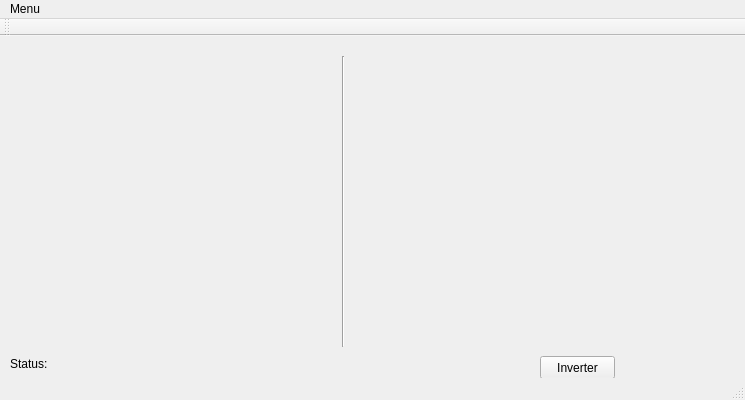
<?xml version="1.0" encoding="UTF-8"?>
<ui version="4.0">
 <class>teste5</class>
 <widget class="QMainWindow" name="teste5">
  <property name="geometry">
   <rect>
    <x>0</x>
    <y>0</y>
    <width>745</width>
    <height>400</height>
   </rect>
  </property>
  <property name="windowTitle">
   <string>teste5</string>
  </property>
  <widget class="QWidget" name="centralWidget">
   <widget class="QLabel" name="label_imagem1">
    <property name="geometry">
     <rect>
      <x>20</x>
      <y>20</y>
      <width>301</width>
      <height>271</height>
     </rect>
    </property>
    <property name="text">
     <string/>
    </property>
   </widget>
   <widget class="Line" name="line">
    <property name="geometry">
     <rect>
      <x>333</x>
      <y>20</y>
      <width>20</width>
      <height>291</height>
     </rect>
    </property>
    <property name="orientation">
     <enum>Qt::Vertical</enum>
    </property>
   </widget>
   <widget class="QLabel" name="status">
    <property name="geometry">
     <rect>
      <x>10</x>
      <y>320</y>
      <width>451</width>
      <height>16</height>
     </rect>
    </property>
    <property name="text">
     <string>Status: </string>
    </property>
   </widget>
   <widget class="QLabel" name="label_imagem2">
    <property name="geometry">
     <rect>
      <x>380</x>
      <y>20</y>
      <width>301</width>
      <height>271</height>
     </rect>
    </property>
    <property name="text">
     <string/>
    </property>
   </widget>
   <widget class="QPushButton" name="pushButton">
    <property name="geometry">
     <rect>
      <x>540</x>
      <y>320</y>
      <width>75</width>
      <height>23</height>
     </rect>
    </property>
    <property name="text">
     <string>Inverter</string>
    </property>
   </widget>
  </widget>
  <widget class="QMenuBar" name="menuBar">
   <property name="geometry">
    <rect>
     <x>0</x>
     <y>0</y>
     <width>745</width>
     <height>21</height>
    </rect>
   </property>
   <widget class="QMenu" name="menuMenu">
    <property name="title">
     <string>Menu</string>
    </property>
    <addaction name="actionAbrir"/>
    <addaction name="actionSalvar"/>
    <addaction name="actionSair"/>
   </widget>
   <addaction name="menuMenu"/>
  </widget>
  <widget class="QToolBar" name="mainToolBar">
   <attribute name="toolBarArea">
    <enum>TopToolBarArea</enum>
   </attribute>
   <attribute name="toolBarBreak">
    <bool>false</bool>
   </attribute>
  </widget>
  <widget class="QStatusBar" name="statusBar"/>
  <action name="actionAbrir">
   <property name="text">
    <string>Abrir</string>
   </property>
  </action>
  <action name="actionSalvar">
   <property name="text">
    <string>Salvar</string>
   </property>
  </action>
  <action name="actionSair">
   <property name="text">
    <string>Sair</string>
   </property>
  </action>
 </widget>
 <layoutdefault spacing="6" margin="11"/>
 <resources/>
 <connections/>
</ui>
